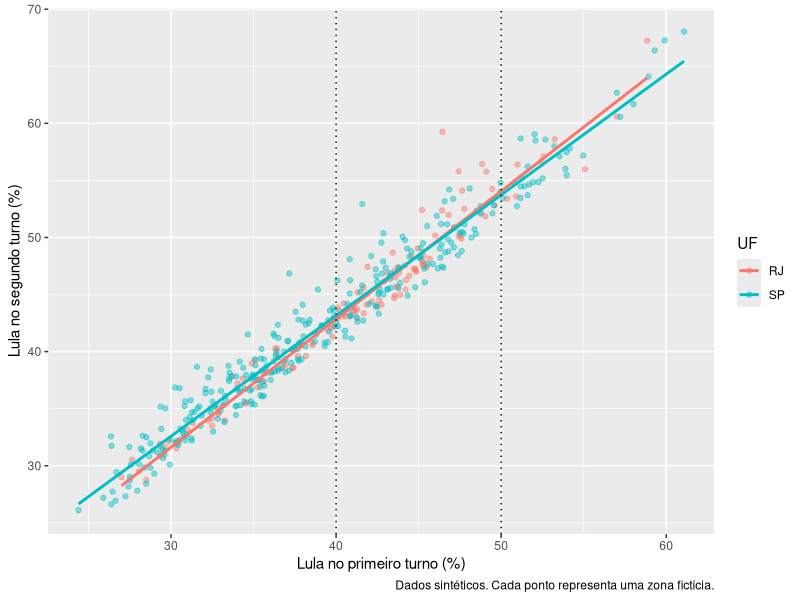
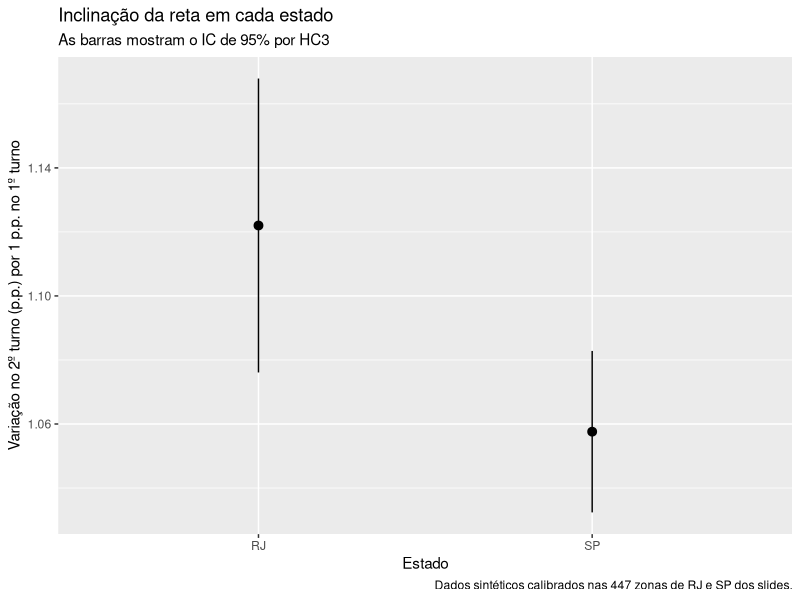

Recreate these plots in R, in order.
# Aula 11 — Alternativa offline com zonas eleitorais sintéticas
# Copie e execute este bloco para criar a base. Ele usa somente o R básico.
# Cada linha é uma zona fictícia. Os percentuais são sobre os votos válidos.
set.seed(6183)
zonas <- data.frame(
  uf = factor(rep(c("RJ", "SP"), c(132, 315)), levels = c("RJ", "SP")),
  zona = c(1:132, 1:315)
)

# Primeiro turno: as distribuições aproximam as observadas em cada estado.
zonas$pct_lula_t1 <- c(17 + 48 * rbeta(132, 5.7, 5.9),
                       24 + 43 * rbeta(315, 2, 3.8))

# Segundo turno: em 40%, as retas partem de 42,59% (RJ) e 43,27% (SP).
# Por ponto a mais no primeiro turno, sobem 1,10 p.p. no RJ e 1,05 p.p. em SP.
x <- zonas$pct_lula_t1 - 40
media <- ifelse(zonas$uf == "RJ", 42.59 + 1.10*x, 43.27 + 1.05*x)
desvio <- ifelse(zonas$uf == "RJ", 0.95 + 0.06*pmax(x + 3, 0), 1.76)
# Ruído de média zero, com alguns desvios positivos maiores, como na amostra.
erro <- desvio * (rgamma(nrow(zonas), shape = 4, rate = 2) - 2)
zonas$pct_lula_t2 <- pmin(100, pmax(0, media + erro))

# Para salvar uma cópia, execute: write.csv(zonas, "zonas_sinteticas.csv", row.names = FALSE)

# Prática: execute os blocos abaixo com os pacotes da aula já instalados.
library(ggplot2)
library(sandwich)
library(lmtest)

# 1. Como se relacionam as votações simuladas nos dois turnos? ----
ggplot(zonas, aes(pct_lula_t1, pct_lula_t2, color = uf)) +
  geom_point(alpha = 0.45) +
  geom_smooth(method = "lm", formula = y ~ x, se = FALSE) +
  geom_vline(xintercept = c(40, 50), linetype = "dotted") +
  labs(x = "Lula no primeiro turno (%)", y = "Lula no segundo turno (%)", color = "UF",
       caption = "Dados sintéticos. Cada ponto representa uma zona fictícia.")

# 2. A inclinação é a mesma nos dois estados? ----
zonas$x40 <- zonas$pct_lula_t1 - 40
aditivo <- lm(pct_lula_t2 ~ x40 + uf, data = zonas)
interacao <- lm(pct_lula_t2 ~ x40 * uf, data = zonas)
coef(aditivo)
coef(interacao)

# x40 é a inclinação no RJ. x40:ufSP é a diferença de inclinações (SP menos RJ).
# ufSP é a diferença prevista entre os estados quando o primeiro turno vale 40%.
V_hc3 <- vcovHC(interacao, type = "HC3")
coeftest(interacao, vcov. = V_hc3)

# O ponto do RJ é b1. O de SP é b1 + b3, com a covariância incluída no IC.
grafico_inclinacoes <- marginaleffects::plot_slopes(
  interacao, variables = "x40", condition = "uf",
  vcov = V_hc3, conf_level = 0.95, df = df.residual(interacao)
) +
  labs(title = "Inclinação da reta em cada estado",
       subtitle = "As barras mostram o IC de 95% por HC3",
       x = "Estado", y = "Variação no 2º turno (p.p.) por 1 p.p. no 1º turno",
       caption = "Dados sintéticos calibrados nas 447 zonas de RJ e SP dos slides.")
grafico_inclinacoes

# 3. Qual é a diferença prevista entre SP e RJ em 50%? ----
# São 10 p.p. acima de 40%. A diferença prevista é U + 10V.
b <- coef(interacao)
b["ufSP"] + 10 * b["x40:ufSP"]

# U é o coeficiente de ufSP e V é o de x40:ufSP.
# Var(U + 10V) = Var(U) + 100 Var(V) + 20 Cov(U, V).
ep_em_50 <- function(matriz) {
  sqrt(matriz["ufSP", "ufSP"] + 100 * matriz["x40:ufSP", "x40:ufSP"] +
         20 * matriz["ufSP", "x40:ufSP"])
}
c(convencional = ep_em_50(vcov(interacao)), HC3 = ep_em_50(V_hc3))

# 4. Como ler a mesma comparação diretamente na saída do R? ----
# Centrar em 50 faz ufSP responder à pergunta do bloco 3.
# A fórmula de McDermott (uf / x50) dá também uma inclinação por estado.
zonas$x50 <- zonas$pct_lula_t1 - 50
por_estado <- lm(pct_lula_t2 ~ uf / x50, data = zonas)
coef(summary(por_estado))[, c("Estimate", "Std. Error")]
V50_hc3 <- vcovHC(por_estado, type = "HC3")
coeftest(por_estado, vcov. = V50_hc3)

# ICs pontuais de 95% para a diferença prevista SP menos RJ, em p.p.
rbind("Em 40%" = coefci(interacao, vcov. = V_hc3)["ufSP", ],
      "Em 50%" = coefci(por_estado, vcov. = V50_hc3)["ufSP", ])
